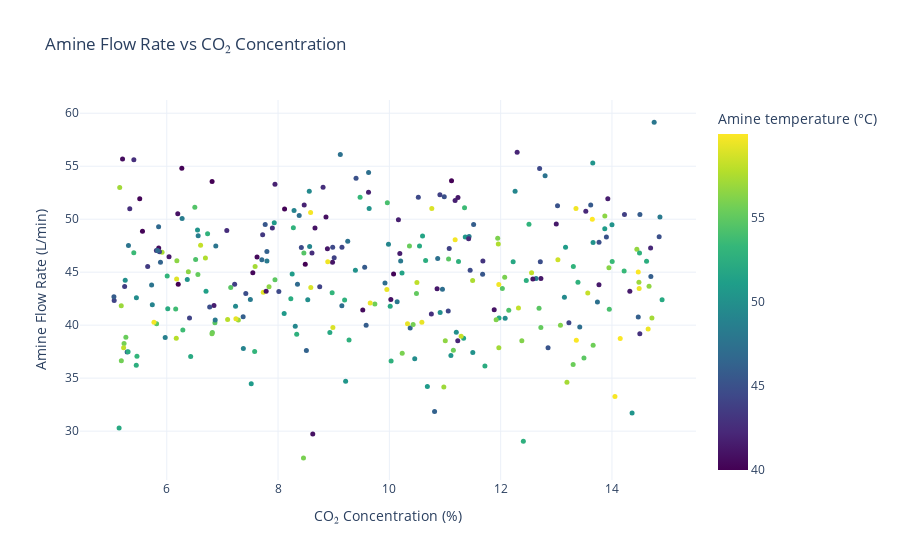

The notebook cell this image was saved under:
### Code cell
import pandas as pd
import plotly.express as px

df = pd.read_csv("dataset.csv")  
sample_df = df.sample(frac=0.3, random_state=42)

fig = px.scatter(
    sample_df,
    x='Exhaust CO₂ concentration (%)',
    y='Amine flow rate (L/min)',
    color='Amine temperature (°C)',  
    size='Flue gas flow rate (m³/h)',   
    hover_data=['Amine pressure (bar)', 'Energy price (TND/kWh)'],
    title='Amine Flow Rate vs CO₂ Concentration',
    labels={
        'Exhaust CO₂ concentration (%)': 'CO₂ Concentration (%)',
        'Amine flow rate (L/min)': 'Amine Flow Rate (L/min)'
    },
    color_continuous_scale='Viridis' 
)

fig.update_traces(marker=dict(size=5))
fig.update_traces(marker=dict(line=dict(width=0.005, color='DarkSlateGrey')))
fig.update_layout(template='plotly_white')
fig.show()

### Figure 1 — Plotly figure (JSON) as saved in the notebook; plotly's stock layout.template omitted (floating-point values rounded to 4 significant figures; data arrays with more than 128 entries replaced by an {"elided": "..."} marker saying what was removed)
{"data": [{"customdata": {"elided": "300x2 float values"}, "hovertemplate": "CO₂ Concentration (%)=%{x}<br>Amine Flow Rate (L/min)=%{y}<br>Flue gas flow rate (m³/h)=%{marker.size}<br>Amine pressure (bar)=%{customdata[0]}<br>Energy price (TND/kWh)=%{customdata[1]}<br>Amine temperature (°C)=%{marker.color}<extra></extra>", "legendgroup": "", "marker": {"color": {"elided": "300 float values"}, "coloraxis": "coloraxis", "line": {"color": "DarkSlateGrey", "width": 0.005}, "size": 5, "sizemode": "area", "sizeref": 37.49, "symbol": "circle"}, "mode": "markers", "name": "", "orientation": "v", "showlegend": false, "type": "scatter", "x": {"elided": "300 float values"}, "xaxis": "x", "y": {"elided": "300 float values"}, "yaxis": "y"}], "layout": {"autosize": true, "coloraxis": {"colorbar": {"title": {"text": "Amine temperature (°C)"}}, "colorscale": [[0, "#440154"], [0.1111, "#482878"], [0.2222, "#3e4989"], [0.3333, "#31688e"], [0.4444, "#26828e"], [0.5556, "#1f9e89"], [0.6667, "#35b779"], [0.7778, "#6ece58"], [0.8889, "#b5de2b"], [1, "#fde725"]]}, "legend": {"itemsizing": "constant", "tracegroupgap": 0}, "title": {"text": "Amine Flow Rate vs CO₂ Concentration"}, "xaxis": {"anchor": "y", "autorange": true, "domain": [0, 1], "range": [4.456, 15.5], "title": {"text": "CO₂ Concentration (%)"}, "type": "linear"}, "yaxis": {"anchor": "x", "autorange": true, "domain": [0, 1], "range": [25.01, 61.63], "title": {"text": "Amine Flow Rate (L/min)"}, "type": "linear"}}}
